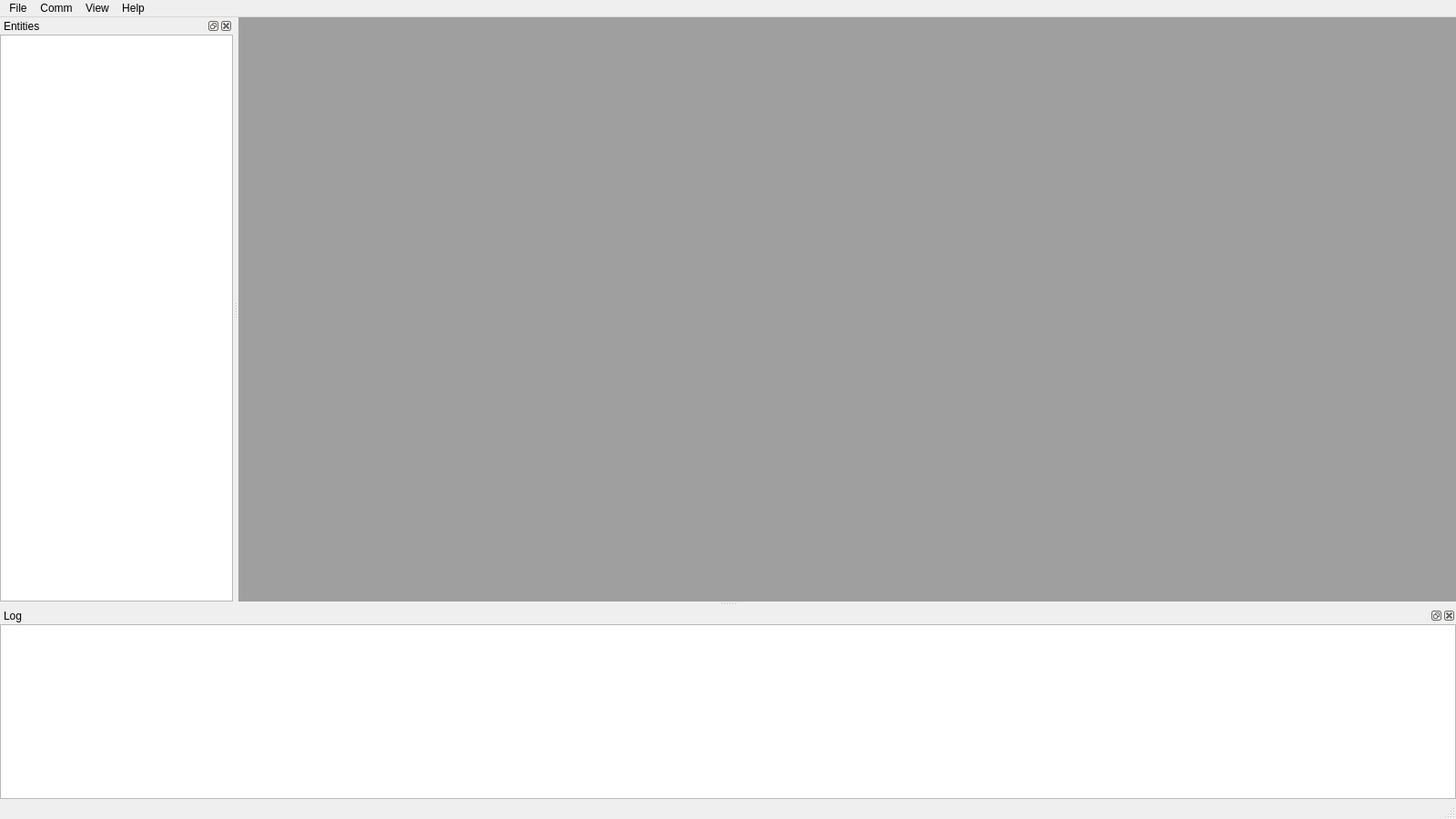
<?xml version="1.0" encoding="UTF-8"?>
<ui version="4.0">
 <class>MainWindow</class>
 <widget class="QMainWindow" name="MainWindow">
  <property name="geometry">
   <rect>
    <x>0</x>
    <y>0</y>
    <width>1600</width>
    <height>900</height>
   </rect>
  </property>
  <property name="windowTitle">
   <string>MainWindow</string>
  </property>
  <widget class="QWidget" name="centralwidget">
   <layout class="QGridLayout" name="gridLayout_2">
    <property name="leftMargin">
     <number>0</number>
    </property>
    <property name="topMargin">
     <number>0</number>
    </property>
    <property name="rightMargin">
     <number>0</number>
    </property>
    <property name="bottomMargin">
     <number>0</number>
    </property>
    <item row="0" column="0">
     <widget class="QMdiArea" name="mdiArea"/>
    </item>
   </layout>
  </widget>
  <widget class="QMenuBar" name="menubar">
   <property name="geometry">
    <rect>
     <x>0</x>
     <y>0</y>
     <width>1600</width>
     <height>22</height>
    </rect>
   </property>
   <widget class="QMenu" name="menuFile">
    <property name="title">
     <string>File</string>
    </property>
    <addaction name="actionRecord_Log"/>
    <addaction name="actionPlayback_Log"/>
   </widget>
   <widget class="QMenu" name="menuView">
    <property name="title">
     <string>View</string>
    </property>
    <addaction name="action3D_View"/>
    <addaction name="actionConfigure_3D_View"/>
   </widget>
   <widget class="QMenu" name="menuHelp">
    <property name="title">
     <string>Help</string>
    </property>
    <addaction name="actionAbout"/>
   </widget>
   <widget class="QMenu" name="menuComm">
    <property name="title">
     <string>Comm</string>
    </property>
    <addaction name="actionConnect_to_Server"/>
   </widget>
   <addaction name="menuFile"/>
   <addaction name="menuComm"/>
   <addaction name="menuView"/>
   <addaction name="menuHelp"/>
  </widget>
  <widget class="QStatusBar" name="statusbar"/>
  <widget class="QDockWidget" name="logDockWidge">
   <property name="windowTitle">
    <string>Log</string>
   </property>
   <attribute name="dockWidgetArea">
    <number>8</number>
   </attribute>
   <widget class="QWidget" name="dockWidgetContents">
    <layout class="QGridLayout" name="gridLayout">
     <property name="leftMargin">
      <number>0</number>
     </property>
     <property name="topMargin">
      <number>0</number>
     </property>
     <property name="rightMargin">
      <number>0</number>
     </property>
     <property name="bottomMargin">
      <number>0</number>
     </property>
     <item row="0" column="0">
      <widget class="QPlainTextEdit" name="peLog"/>
     </item>
    </layout>
   </widget>
  </widget>
  <widget class="QDockWidget" name="dockWidget">
   <property name="windowTitle">
    <string>Entities</string>
   </property>
   <attribute name="dockWidgetArea">
    <number>1</number>
   </attribute>
   <widget class="QWidget" name="dockWidgetContents_2">
    <layout class="QGridLayout" name="gridLayout_3">
     <property name="leftMargin">
      <number>0</number>
     </property>
     <property name="topMargin">
      <number>0</number>
     </property>
     <property name="rightMargin">
      <number>0</number>
     </property>
     <property name="bottomMargin">
      <number>0</number>
     </property>
     <item row="0" column="0">
      <widget class="entitiesTree" name="tree">
       <property name="editTriggers">
        <set>QAbstractItemView::NoEditTriggers</set>
       </property>
       <property name="showDropIndicator" stdset="0">
        <bool>false</bool>
       </property>
       <property name="columnCount">
        <number>2</number>
       </property>
       <attribute name="headerVisible">
        <bool>false</bool>
       </attribute>
       <column>
        <property name="text">
         <string notr="true">1</string>
        </property>
       </column>
       <column>
        <property name="text">
         <string notr="true">2</string>
        </property>
       </column>
      </widget>
     </item>
    </layout>
   </widget>
  </widget>
  <action name="actionConfigure_3D_View">
   <property name="text">
    <string>Configure 3D View</string>
   </property>
  </action>
  <action name="actionAbout">
   <property name="text">
    <string>About</string>
   </property>
  </action>
  <action name="actionConnect_to_Server">
   <property name="checkable">
    <bool>true</bool>
   </property>
   <property name="text">
    <string>Connect to Server</string>
   </property>
  </action>
  <action name="actionRecord_Log">
   <property name="checkable">
    <bool>true</bool>
   </property>
   <property name="text">
    <string>Record Log</string>
   </property>
  </action>
  <action name="actionPlayback_Log">
   <property name="checkable">
    <bool>true</bool>
   </property>
   <property name="text">
    <string>Playback Log</string>
   </property>
  </action>
  <action name="action3D_View">
   <property name="checkable">
    <bool>true</bool>
   </property>
   <property name="text">
    <string>3D View</string>
   </property>
  </action>
 </widget>
 <customwidgets>
  <customwidget>
   <class>entitiesTree</class>
   <extends>QTreeWidget</extends>
   <header>entitiesTree.h</header>
  </customwidget>
 </customwidgets>
 <resources/>
 <connections/>
</ui>
